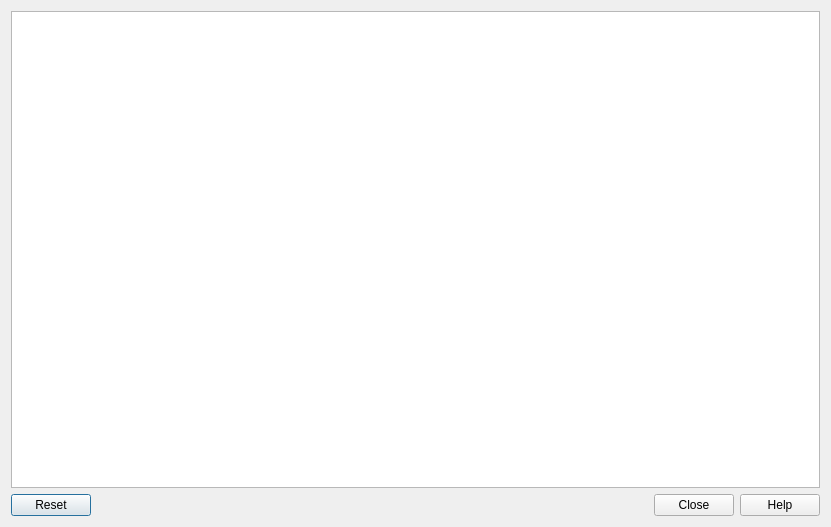
<?xml version="1.0" encoding="UTF-8"?>
<ui version="4.0">
 <class>ResultsDialog</class>
 <widget class="QDialog" name="ResultsDialog">
  <property name="geometry">
   <rect>
    <x>0</x>
    <y>0</y>
    <width>831</width>
    <height>527</height>
   </rect>
  </property>
  <property name="windowTitle">
   <string>&lt;&lt;do not localise&gt;&gt;</string>
  </property>
  <property name="sizeGripEnabled">
   <bool>false</bool>
  </property>
  <layout class="QVBoxLayout" name="verticalLayout" stretch="1,0">
   <item>
    <layout class="QHBoxLayout" name="layout" stretch="1">
     <item>
      <widget class="QPlainTextEdit" name="history">
       <property name="readOnly">
        <bool>true</bool>
       </property>
       <property name="backgroundVisible">
        <bool>false</bool>
       </property>
      </widget>
     </item>
    </layout>
   </item>
   <item>
    <widget class="QDialogButtonBox" name="bb">
     <property name="orientation">
      <enum>Qt::Horizontal</enum>
     </property>
     <property name="standardButtons">
      <set>QDialogButtonBox::Close|QDialogButtonBox::Help|QDialogButtonBox::Reset</set>
     </property>
    </widget>
   </item>
  </layout>
 </widget>
 <tabstops>
  <tabstop>history</tabstop>
  <tabstop>bb</tabstop>
 </tabstops>
 <resources>
  <include location="../icons.qrc"/>
 </resources>
 <connections>
  <connection>
   <sender>bb</sender>
   <signal>accepted()</signal>
   <receiver>ResultsDialog</receiver>
   <slot>accept()</slot>
   <hints>
    <hint type="sourcelabel">
     <x>247</x>
     <y>348</y>
    </hint>
    <hint type="destinationlabel">
     <x>157</x>
     <y>274</y>
    </hint>
   </hints>
  </connection>
  <connection>
   <sender>bb</sender>
   <signal>rejected()</signal>
   <receiver>ResultsDialog</receiver>
   <slot>reject()</slot>
   <hints>
    <hint type="sourcelabel">
     <x>315</x>
     <y>348</y>
    </hint>
    <hint type="destinationlabel">
     <x>286</x>
     <y>274</y>
    </hint>
   </hints>
  </connection>
 </connections>
</ui>
